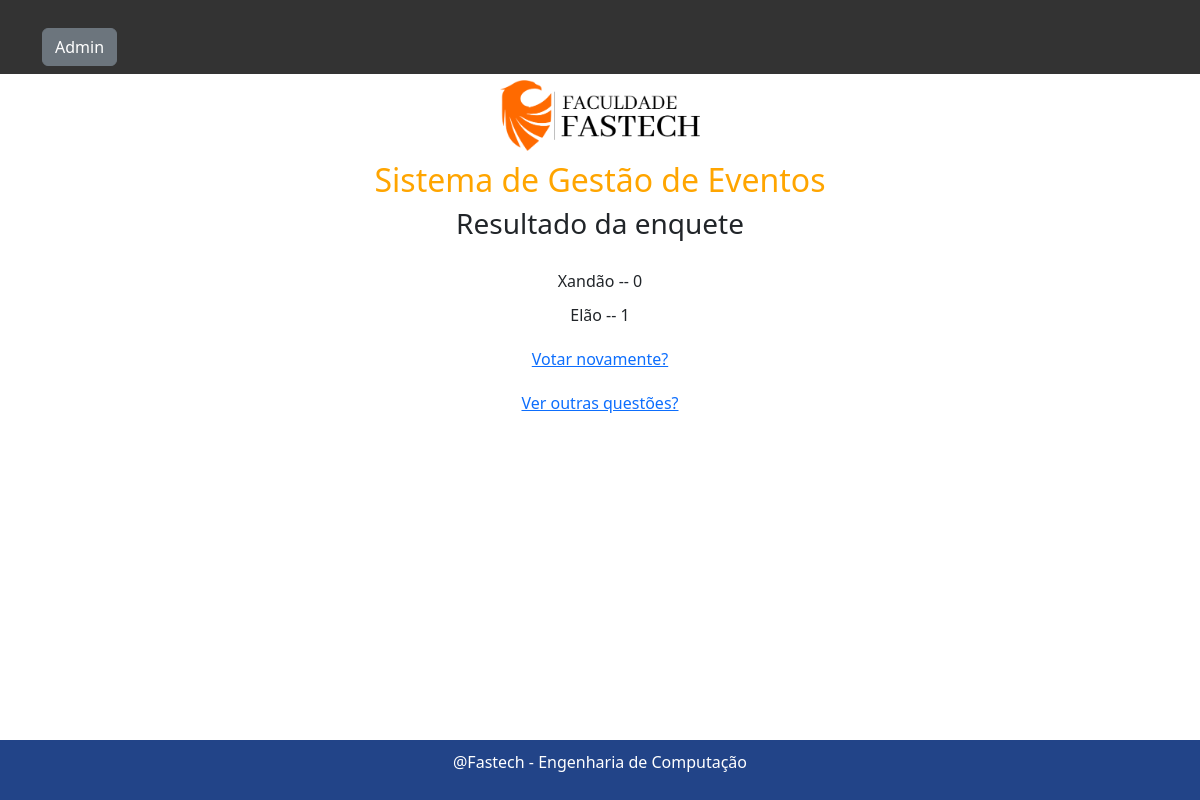
/3/results, run on the app's committed database.
### enquete/models.py (models this page shows, shortened)
class Option(models.Model):
    question = models.ForeignKey(Question, on_delete=models.CASCADE)
    option_text = models.CharField(max_length=200)
    votes = models.IntegerField(default=0)

### enquete/views.py (the view)
# urls.py: path('<int:question_id>/results', views.results, name='results'),
def results(request, question_id):
    question = Question(pk=question_id)
    context = {'question': question}
    return render(request, 'enquete/results.html', context)

### enquete/templates/enquete/results.html (shortened to what this page needs)
<!DOCTYPE html>
{% load static %}
<html lang="en">
<head>
    <link rel="stylesheet" href="https://cdn.jsdelivr.net/npm/bootstrap@5.3.0/dist/css/bootstrap.min.css">
    <link rel="stylesheet" href="{% static 'enquete/style.css' %}">
</head>
<body>
    <header>
        <nav class="navbar navbar-fixed-top navbar-dark bg-primary">
            <div class="container">
                <a class="btn btn-secondary ml-auto" href="/admin">Admin</a>
            </div>
        </nav>
    </header>
    <div class="logo-container">
        <img src="{% static 'enquete/logo.png' %}" alt="Logo da Empresa">
        <h2 class="project-name">Sistema de Gestão de Eventos</h2>
    </div>
    <div class="container">
        <h3 class="text-center">Resultado da enquete</h3>
    </div>
    <div class="container">
        <ul>
            {% for option in question.option_set.all %}
                <li>{{ option.option_text }} -- {{ option.votes }}</li>
            {% endfor %}
        </ul>
        <a href="{% url 'enquete:vote' question.id %}">Votar novamente?</a>
        <a href="{% url 'enquete:index' %}">Ver outras questões?</a>
    </div>
    <footer>
        <p>@Fastech - Engenharia de Computação</p>
    </footer>
</body>
</html>

### enquete/static/enquete/style.css (style rules this page uses)
body { padding-top: 70px; display: flex; flex-direction: column; min-height: 100vh; }
header { position: fixed; top: 0; left: 0; right: 0; z-index: 100; }
.navbar { background-color: #333333 !important; }
footer { background-color: #224488; color: #fff; padding: 10px; text-align: center; margin-top: auto; }
ul { list-style: none; padding-left: 0; margin-top: 20px; text-align: center; }
li { margin-bottom: 10px; }
a { display: block; text-align: center; margin-top: 20px; }
.logo-container { text-align: center; margin-top: 10px; }
.logo-container img { max-width: 200px; height: auto; }
.project-name { color: #FFA500; margin-top: 10px; }

### data on the page
Option: option_text "Xandão", votes "0"
Option: option_text "Elão", votes "1"
